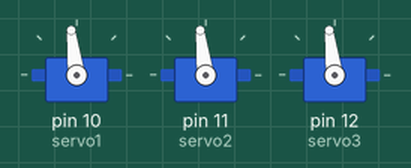
Bench run of a sketch on a simulated Arduino Uno, built with avr-gcc and run on an emulated ATmega328P. Shown: 3 × servo.

Above: at 0.05 s.
At 0.2 s:
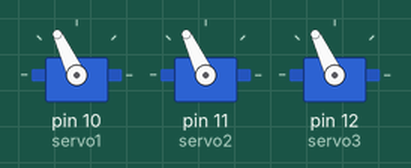
At 0.45 s:
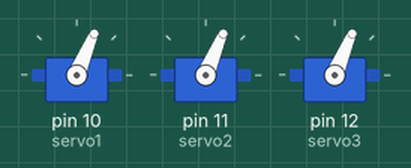
At 0.6 s:
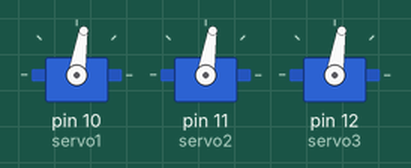
Timing chart, 0 to 3.0 s (numbered marks = the images above):
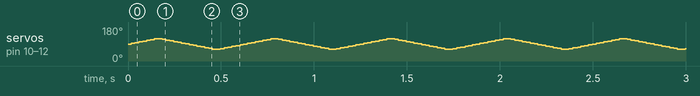

The sketch:

test2.ino
```cpp
#include <Servo.h>
Servo servo1;
Servo servo2;
Servo servo3;


void setup() {
  servo1.attach(10);
  servo2.attach(11);
  servo3.attach(12);
  servo1.write(90);
  servo2.write(90);
  servo3.write(90);
}

void loop() {
  for (int i=90; i<120; i++){
    servo1.write(i);
    servo2.write(i);
    servo3.write(i);
    delay(5);
  }
  for (int i=120; i>60; i--){
    servo1.write(i);
    servo2.write(i);
    servo3.write(i);
    delay(5);
  }
  for (int i=60; i<90; i++){
    servo1.write(i);
    servo2.write(i);
    servo3.write(i);
    delay(5);
  }
}
```
